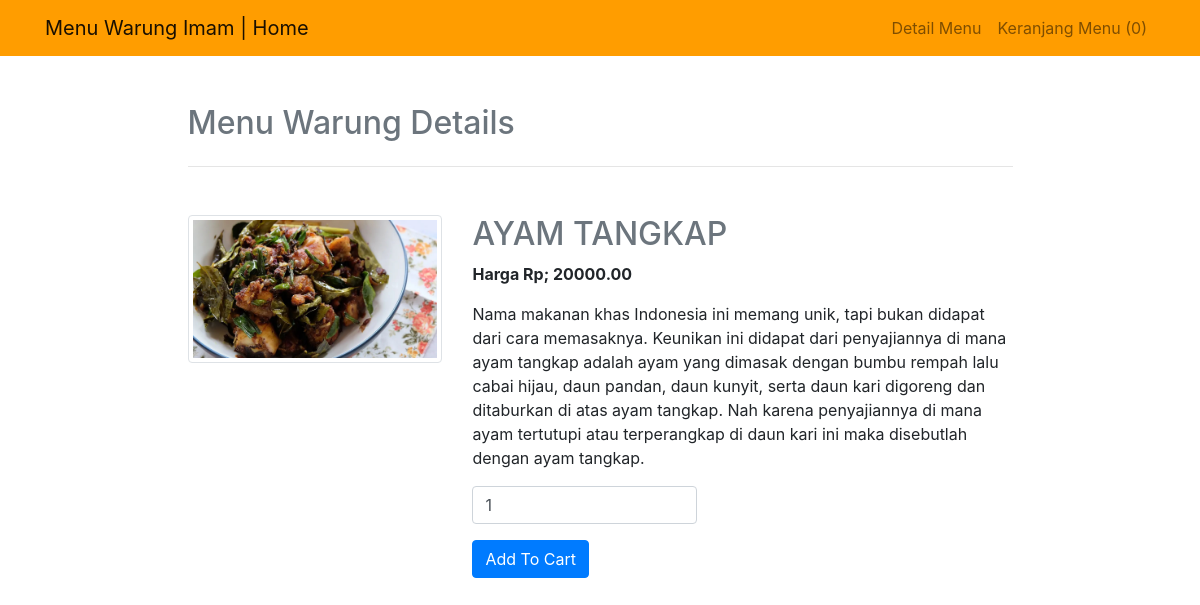
The app's page /view_details.php?id=23 with its own data.
### tables this page shows
CREATE TABLE `products` (
  `PID` int(10) UNSIGNED NOT NULL,
  `PRODUCT` varchar(45) NOT NULL DEFAULT '',
  `PRICE` double(10,2) NOT NULL DEFAULT 0.00,
  `IMAGE` varchar(45) NOT NULL DEFAULT '',
  `DESCRIPTION` text DEFAULT NULL
);

### view_details.php (the view, shortened to what this page needs)
<?php
	include "config.php";
	$data=[];
	$sql="select * from products where PID={$_GET["id"]}";
	$res=$con->query($sql);
	if($res->num_rows>0){
		$data=$row=$res->fetch_assoc();
	}
?>
<html>
	<head>
		<link rel="stylesheet" href="https://maxcdn.bootstrapcdn.com/bootstrap/4.0.0/css/bootstrap.min.css">
    </head>
    <body>
	<?php include "navbar.php"; ?>
        <div class='container mt-5'>
			<div class='row'>
				<div class='col-md-9 mx-auto'>
					<h2 class='text-muted mb-4'>Menu Warung Details</h2><hr>
					<div class='row mt-5'>
						<div class='col-md-4'>
							  <img src="images/<?php echo $data["IMAGE"]; ?>" class='img-thumbnail'>
						</div>
						<div class='col-md-8'>
							<h2 class='text-muted'><?php echo $data["PRODUCT"]; ?></h2>
							<p class="font-weight-bold">Harga Rp; <?php echo $data["PRICE"]; ?></p>
							<p><?php echo $data["DESCRIPTION"]; ?></p>
							<form method='post' action='<?php echo $_SERVER["REQUEST_URI"];?>'>
									<p><input type='number' min='1' value='1' name='qty' required class='form-control col-md-5'></p>
								<input type='submit' name='submit' value='Add To Cart' class='btn btn-primary'>
							</form>
						</div>
					</div>
				</div>
			</div>
		</div>
    </body>
</html>

### records on screen
products: IMAGE (picture), PRODUCT "AYAM TANGKAP", PRICE "20000.00", DESCRIPTION "Nama makanan khas Indonesia ini memang unik, tapi bukan didapat dari cara memasaknya. Keunikan ini didapat dari penyajiannya di mana ayam tangkap adalah ayam yang dimasak dengan bumbu rempah lalu cabai hijau, daun pandan, daun kunyit, serta daun kari digoreng dan ditaburkan di atas ayam tangkap. Nah karena penyajiannya di mana ayam tertutupi atau terperangkap di daun kari ini maka disebutlah dengan ayam tangkap."

### other values on screen
$cart->get_cart_count() "0"
